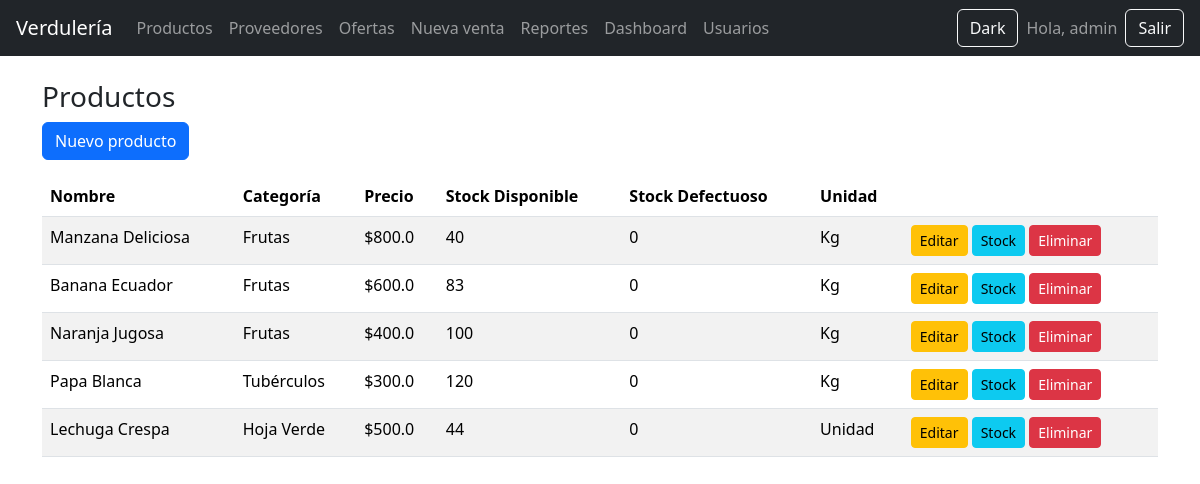
The app's page /productos/ (signed in) with its own data.
### tables this page shows
CREATE TABLE productos (
        id INTEGER PRIMARY KEY AUTOINCREMENT,
        nombre TEXT NOT NULL,
        precio REAL NOT NULL,
        stock INTEGER NOT NULL DEFAULT 0,
        categoria_id INTEGER,
        unidad_id INTEGER, stock_defectuoso INTEGER NOT NULL DEFAULT 0,
        FOREIGN KEY (categoria_id) REFERENCES categorias(id),
        FOREIGN KEY (unidad_id) REFERENCES unidades(id)
    );

CREATE TABLE categorias (
        id INTEGER PRIMARY KEY AUTOINCREMENT,
        nombre TEXT NOT NULL UNIQUE
    );

CREATE TABLE unidades (
        id INTEGER PRIMARY KEY AUTOINCREMENT,
        nombre TEXT NOT NULL UNIQUE
    );

### app/routes/productos.py (the view)
@productos_bp.route("/")
@login_required
def lista():
    db = get_db()
    productos = db.execute("""
        SELECT
            p.id,
            p.nombre,
            p.precio,
            p.stock - p.stock_defectuoso AS stock_disponible,
            p.stock_defectuoso,
            c.nombre AS categoria,
            u.nombre AS unidad
        FROM productos p
        LEFT JOIN categorias c ON p.categoria_id = c.id
        LEFT JOIN unidades u ON p.unidad_id = u.id
    """).fetchall()
    return render_template("productos/lista.html", productos=productos)

### app/__init__.py (called while the page is built)
def create_app():
    app = Flask(__name__)
    app.secret_key = "clave-super-secreta"
    app.register_blueprint(auth_bp)
    app.register_blueprint(productos_bp)
    app.register_blueprint(ventas_bp)
    app.register_blueprint(reportes_bp)
    app.register_blueprint(admin_bp)
    app.register_blueprint(usuarios_bp)
    app.register_blueprint(proveedores_bp)
    app.register_blueprint(ofertas_bp)
    @app.route("/")
    def index():
        return render_template("index.html")
    @app.teardown_appcontext
    def teardown_db(exception):
        close_db()
    return app

### db.py (called while the page is built)
def get_db():
    if "db" not in g:
        g.db = sqlite3.connect(DB_NAME)
        g.db.row_factory = sqlite3.Row
    return g.db

### app/templates/productos/lista.html
{% extends "base.html" %}
{% block contenido %}
<h3>Productos</h3>
<a href="/productos/nuevo" class="btn btn-primary mb-3">Nuevo producto</a>
<table class="table table-striped">
<thead>
<tr>
    <th>Nombre</th>
    <th>Categoría</th>
    <th>Precio</th>
    <th>Stock Disponible</th>
    <th>Stock Defectuoso</th>
    <th>Unidad</th>
    <th></th>
</tr>
</thead>
<tbody>
{% for p in productos %}
<tr>
    <td>{{p[1]}}</td>
    <td>{{p[5]}}</td>
    <td>${{p[2]}}</td>
    <td>{{p[3]}}</td>
    <td>{{p[4]}}</td>
    <td>{{p[6]}}</td>
    <td>
        <a class="btn btn-sm btn-warning" href="/productos/editar/{{p.id}}">Editar</a>
        <a class="btn btn-sm btn-info" href="/productos/stock/{{p.id}}">Stock</a>
        <a class="btn btn-sm btn-danger" href="/productos/delete/{{p.id}}">Eliminar</a>
    </td>
</tr>
{% endfor %}
</tbody>
</table>
{% endblock %}

### records on screen
productos: nombre "Manzana Deliciosa", nombre "Frutas", precio "800.0", stock "40", stock_defectuoso "0", nombre "Kg"
productos: nombre "Banana Ecuador", nombre "Frutas", precio "600.0", stock "83", stock_defectuoso "0", nombre "Kg"
productos: nombre "Naranja Jugosa", nombre "Frutas", precio "400.0", stock "100", stock_defectuoso "0", nombre "Kg"
productos: nombre "Papa Blanca", nombre "Tubérculos", precio "300.0", stock "120", stock_defectuoso "0", nombre "Kg"
productos: nombre "Lechuga Crespa", nombre "Hoja Verde", precio "500.0", stock "44", stock_defectuoso "0", nombre "Unidad"

### other values on screen
{{ session.username }} "admin"
